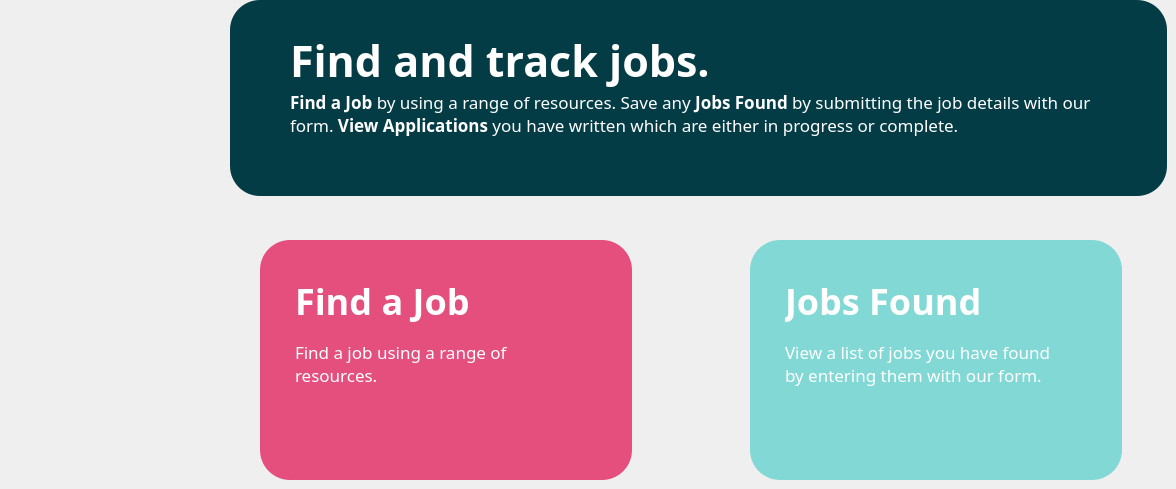
       <widget class="QWidget" name="FIND_A_JOB_MAIN">
        <widget class="QFrame" name="find_track_jobs_frame">
         <property name="geometry">
          <rect>
           <x>230</x>
           <y>0</y>
           <width>937</width>
           <height>196</height>
          </rect>
         </property>
         <property name="font">
          <font>
           <family>MS UI Gothic</family>
          </font>
         </property>
         <property name="styleSheet">
          <string notr="true">background-color: rgb(4, 60, 70);
border-color: rgb(4, 60, 70);
border-radius: 30px; 
border: 2px;</string>
         </property>
         <property name="frameShape">
          <enum>QFrame::StyledPanel</enum>
         </property>
         <property name="frameShadow">
          <enum>QFrame::Raised</enum>
         </property>
         <widget class="QLabel" name="lbl_find_track_jobs">
          <property name="geometry">
           <rect>
            <x>60</x>
            <y>30</y>
            <width>881</width>
            <height>61</height>
           </rect>
          </property>
          <property name="font">
           <font>
            <family>IBM Plex Sans SemiBold</family>
            <pointsize>32</pointsize>
            <weight>75</weight>
            <bold>true</bold>
           </font>
          </property>
          <property name="styleSheet">
           <string notr="true">color: rgb(255, 255, 255);</string>
          </property>
          <property name="text">
           <string>Find and track jobs.</string>
          </property>
          <property name="alignment">
           <set>Qt::AlignLeading|Qt::AlignLeft|Qt::AlignVCenter</set>
          </property>
          <property name="margin">
           <number>0</number>
          </property>
          <property name="indent">
           <number>0</number>
          </property>
         </widget>
         <widget class="QLabel" name="lbl_find_track_desc">
          <property name="geometry">
           <rect>
            <x>60</x>
            <y>90</y>
            <width>821</width>
            <height>71</height>
           </rect>
          </property>
          <property name="font">
           <font>
            <family>IBM Plex Sans</family>
            <pointsize>13</pointsize>
            <weight>50</weight>
            <bold>false</bold>
           </font>
          </property>
          <property name="styleSheet">
           <string notr="true">color: rgb(255, 255, 255);</string>
          </property>
          <property name="text">
           <string>&lt;html&gt;&lt;head/&gt;&lt;body&gt;&lt;p&gt;&lt;span style=&quot; font-weight:600;&quot;&gt;Find a Job &lt;/span&gt;by using a range of resources. Save any &lt;span style=&quot; font-weight:600;&quot;&gt;Jobs Found&lt;/span&gt; by submitting the job details with our form. &lt;span style=&quot; font-weight:600;&quot;&gt;View Applications &lt;/span&gt;you have written which are either in progress or complete.&lt;/p&gt;&lt;/body&gt;&lt;/html&gt;</string>
          </property>
          <property name="alignment">
           <set>Qt::AlignLeading|Qt::AlignLeft|Qt::AlignTop</set>
          </property>
          <property name="wordWrap">
           <bool>true</bool>
          </property>
          <property name="margin">
           <number>0</number>
          </property>
          <property name="indent">
           <number>0</number>
          </property>
         </widget>
        </widget>
        <widget class="QFrame" name="jobs_found_frame">
         <property name="geometry">
          <rect>
           <x>750</x>
           <y>240</y>
           <width>372</width>
           <height>240</height>
          </rect>
         </property>
         <property name="font">
          <font>
           <family>MS UI Gothic</family>
           <pointsize>1</pointsize>
          </font>
         </property>
         <property name="styleSheet">
          <string notr="true">background-color: rgb(130, 216, 213);
border-color: rgb(130, 216, 213);
border-radius: 30px; 
border: 2px;</string>
         </property>
         <property name="frameShape">
          <enum>QFrame::StyledPanel</enum>
         </property>
         <property name="frameShadow">
          <enum>QFrame::Raised</enum>
         </property>
         <widget class="QLabel" name="lbl_jobs_found">
          <property name="geometry">
           <rect>
            <x>35</x>
            <y>30</y>
            <width>341</width>
            <height>61</height>
           </rect>
          </property>
          <property name="font">
           <font>
            <family>IBM Plex Sans SemiBold</family>
            <pointsize>27</pointsize>
            <weight>75</weight>
            <bold>true</bold>
           </font>
          </property>
          <property name="styleSheet">
           <string notr="true">color: rgb(255, 255, 255);</string>
          </property>
          <property name="text">
           <string>Jobs Found</string>
          </property>
          <property name="alignment">
           <set>Qt::AlignLeading|Qt::AlignLeft|Qt::AlignVCenter</set>
          </property>
          <property name="margin">
           <number>0</number>
          </property>
          <property name="indent">
           <number>0</number>
          </property>
         </widget>
         <widget class="QLabel" name="lbl_found_desc">
          <property name="geometry">
           <rect>
            <x>35</x>
            <y>100</y>
            <width>281</width>
            <height>51</height>
           </rect>
          </property>
          <property name="font">
           <font>
            <family>IBM Plex Sans</family>
            <pointsize>13</pointsize>
            <weight>50</weight>
            <bold>false</bold>
           </font>
          </property>
          <property name="styleSheet">
           <string notr="true">color: rgb(255, 255, 255);</string>
          </property>
          <property name="text">
           <string>View a list of jobs you have found by entering them with our form.</string>
          </property>
          <property name="alignment">
           <set>Qt::AlignLeading|Qt::AlignLeft|Qt::AlignTop</set>
          </property>
          <property name="wordWrap">
           <bool>true</bool>
          </property>
          <property name="margin">
           <number>0</number>
          </property>
          <property name="indent">
           <number>0</number>
          </property>
         </widget>
         <widget class="QPushButton" name="btn_jobs_found">
          <property name="geometry">
           <rect>
            <x>10</x>
            <y>20</y>
            <width>331</width>
            <height>201</height>
           </rect>
          </property>
          <property name="styleSheet">
           <string notr="true">background:transparent;</string>
          </property>
          <property name="text">
           <string/>
          </property>
         </widget>
        </widget>
        <widget class="QFrame" name="find_a_job_frame">
         <property name="geometry">
          <rect>
           <x>260</x>
           <y>240</y>
           <width>372</width>
           <height>240</height>
          </rect>
         </property>
         <property name="font">
          <font>
           <family>MS UI Gothic</family>
           <pointsize>1</pointsize>
          </font>
         </property>
         <property name="styleSheet">
          <string notr="true">background-color: rgb(228, 79, 125);
border-color: rgb(228, 79, 125);
border-radius: 30px; 
border: 2px;</string>
         </property>
         <property name="frameShape">
          <enum>QFrame::StyledPanel</enum>
         </property>
         <property name="frameShadow">
          <enum>QFrame::Raised</enum>
         </property>
         <widget class="QLabel" name="lbl_find_job_3">
          <property name="geometry">
           <rect>
            <x>35</x>
            <y>30</y>
            <width>301</width>
            <height>61</height>
           </rect>
          </property>
          <property name="font">
           <font>
            <family>IBM Plex Sans SemiBold</family>
            <pointsize>27</pointsize>
            <weight>75</weight>
            <bold>true</bold>
           </font>
          </property>
          <property name="styleSheet">
           <string notr="true">color: rgb(255, 255, 255);</string>
          </property>
          <property name="text">
           <string>Find a Job</string>
          </property>
          <property name="alignment">
           <set>Qt::AlignLeading|Qt::AlignLeft|Qt::AlignVCenter</set>
          </property>
          <property name="margin">
           <number>0</number>
          </property>
          <property name="indent">
           <number>0</number>
          </property>
         </widget>
         <widget class="QLabel" name="lbl_find_desc">
          <property name="geometry">
           <rect>
            <x>35</x>
            <y>100</y>
            <width>281</width>
            <height>51</height>
           </rect>
          </property>
          <property name="font">
           <font>
            <family>IBM Plex Sans</family>
            <pointsize>13</pointsize>
            <weight>50</weight>
            <bold>false</bold>
           </font>
          </property>
          <property name="styleSheet">
           <string notr="true">color: rgb(255, 255, 255);</string>
          </property>
          <property name="text">
           <string>Find a job using a range of resources.</string>
          </property>
          <property name="alignment">
           <set>Qt::AlignLeading|Qt::AlignLeft|Qt::AlignTop</set>
          </property>
          <property name="wordWrap">
           <bool>true</bool>
          </property>
          <property name="margin">
           <number>0</number>
          </property>
          <property name="indent">
           <number>0</number>
          </property>
         </widget>
         <widget class="QPushButton" name="btn_find_job">
          <property name="geometry">
           <rect>
            <x>20</x>
            <y>22</y>
            <width>331</width>
            <height>201</height>
           </rect>
          </property>
          <property name="styleSheet">
           <string notr="true">background:transparent;</string>
          </property>
          <property name="text">
           <string/>
          </property>
         </widget>
         <zorder>lbl_find_desc</zorder>
         <zorder>lbl_find_job_3</zorder>
         <zorder>btn_find_job</zorder>
        </widget>
       </widget>
